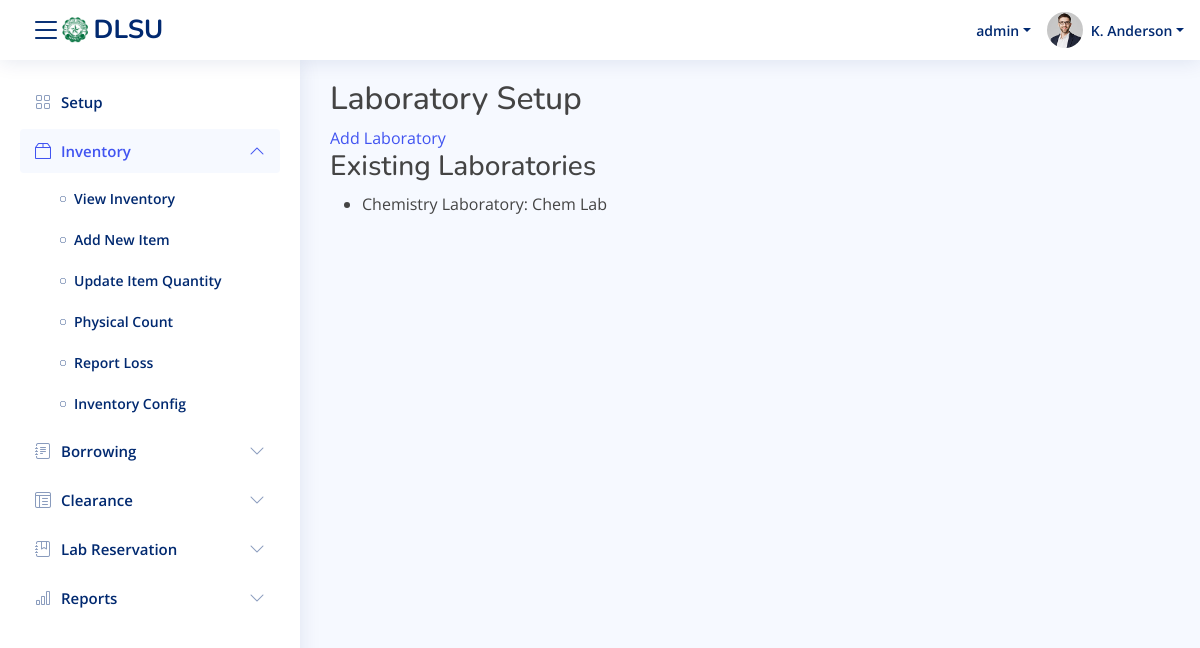
Before: /setup/ (signed in) with the older database file.
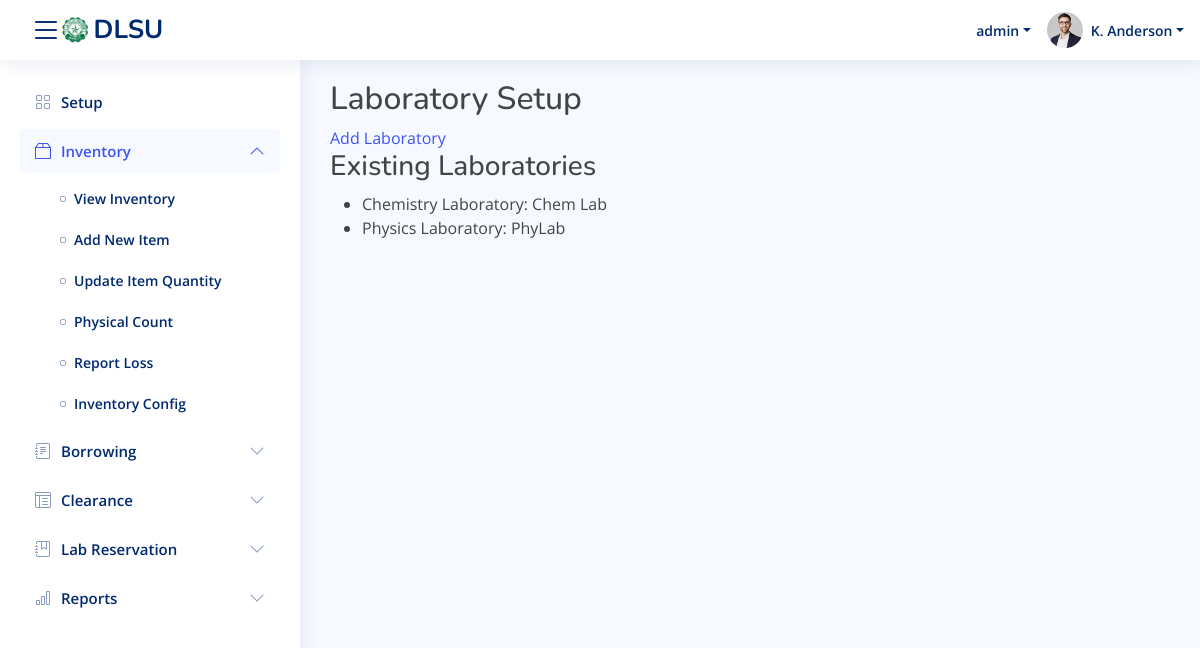
After: the same page with the newer database file.
### core/models.py (models this page shows)
class laboratory(models.Model):
    laboratory_id = models.AutoField(primary_key=True)
    name = models.CharField(max_length=45, null=True, blank=True)
    description = models.CharField(max_length=45, null=True, blank=True)
    department = models.CharField(max_length=45, null=True, blank=True)
    is_available = models.BooleanField(default=True)

### core/views.py (the view)
# urls.py: path('setup/', views.superuser_setup, name='superuser_setup'),
@login_required()
def superuser_setup(request):
    if not request.user.is_superuser:
        return redirect('/login')
    labs = laboratory.objects.all()
    modules = Module.objects.all()
    return render(request, 'superuser/superuser_setup.html', {'labs': labs, 'modules': modules})

### core/context_processors.py (called while the page is built)
def labs_context(request):
    return {
        'laboratories': laboratory.objects.filter(is_available=True),
        'selected_lab_name': request.session.get('selected_lab_name')
    }

### core/templates/superuser/superuser_setup.html (shortened to what this page needs)
{% extends 'temp_navbar.html' %}
{% load socialaccount %}
{% block content %}
    <h2>Laboratory Setup</h2>
    <a href="{% url 'add_laboratory' %}">Add Laboratory</a>
    <h3>Existing Laboratories</h3>
    <ul>
        {% for lab in labs %}
            <li>{{ lab.name }}: {{ lab.description }}</li>
        {% endfor %}
    </ul>
{%endblock%}

Changed rows visible on the page:
added laboratory: name "Physics Laboratory", description "PhyLab"
